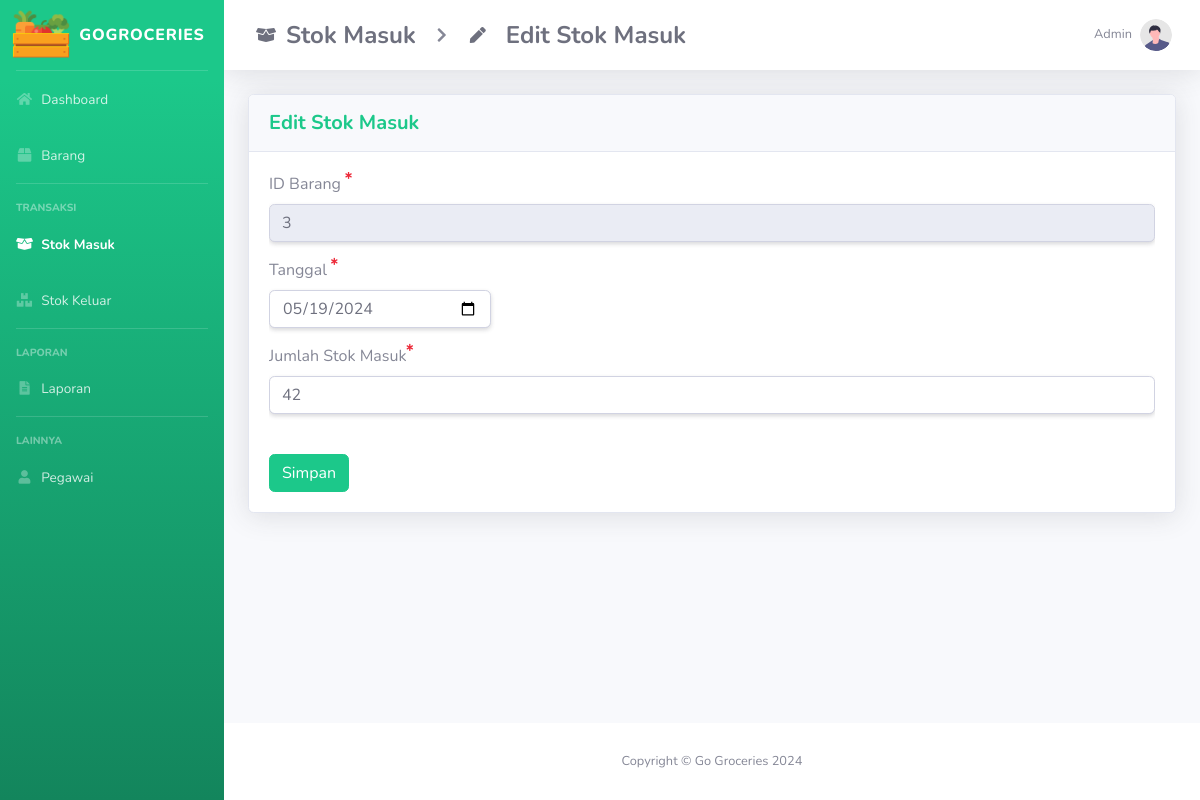
Before: /edit-stokmasuk.php?update=3 with the older database file.
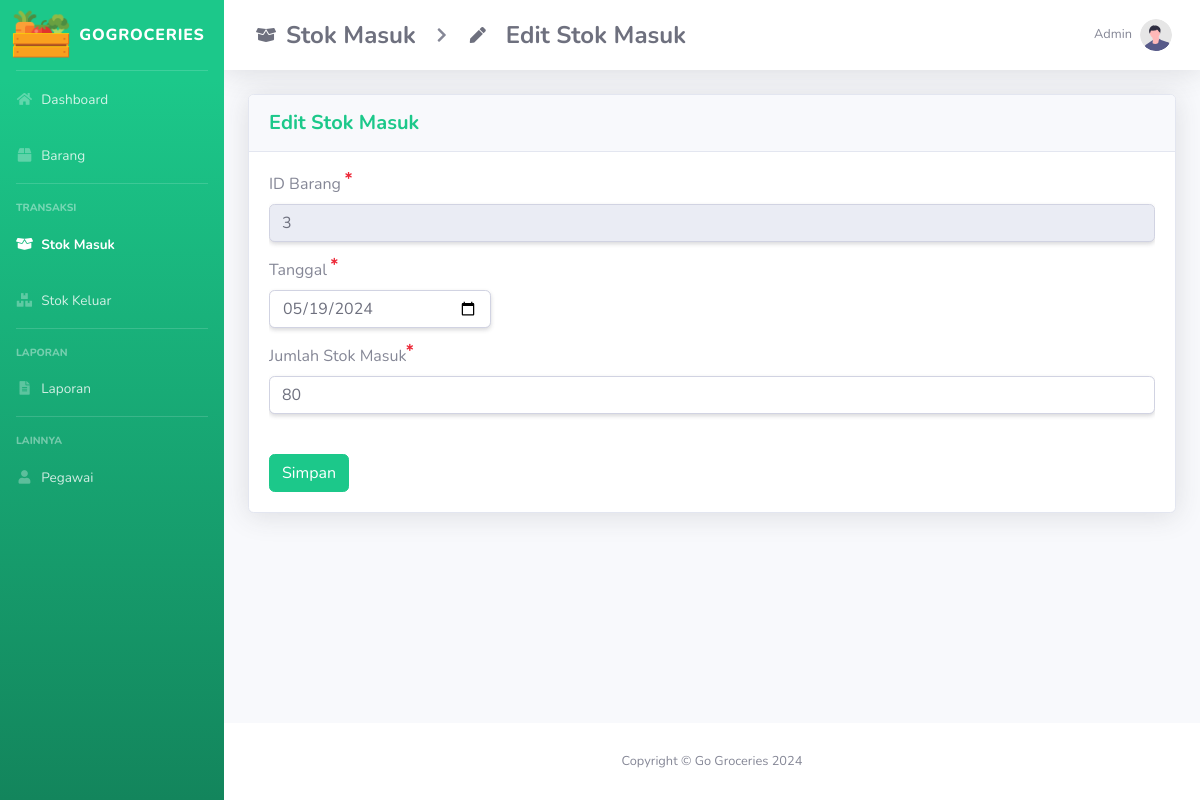
After: the same page with the newer database file.
### tables this page shows
CREATE TABLE `barang_masuk` (
  `id_masuk` int(11) NOT NULL,
  `id_barang` varchar(10) DEFAULT NULL,
  `jumlah_barang` int(11) DEFAULT NULL,
  `tanggal` date DEFAULT NULL
);

### edit-stokmasuk.php (the view, shortened to what the changed rows need)
<?php
    include "conn/conn.php";
    $query_select = mysqli_query($mysqli, "SELECT * FROM barang_masuk WHERE id_masuk = '$_GET[update]'");
    $result = mysqli_fetch_assoc($query_select);
?>
<!DOCTYPE html>
<html lang="en">
<head>
    <link href="Assets/vendor/fontawesome-free/css/all.min.css" rel="stylesheet" type="text/css" />
    <link href="Assets/css/sb-admin-2.min.css" rel="stylesheet" />
    <link href="assets/vendor/datatables/dataTables.bootstrap4.min.css" rel="stylesheet" />
</head>
<body id="page-top">
    <div id="wrapper">
      <div id="content-wrapper" class="d-flex flex-column">
        <div id="content">
          <nav
            class="navbar navbar-expand navbar-light bg-white topbar mb-4 static-top shadow"
          >
            <a class="nav-link d-flex align-items-center" href="stokmasuk.php" >
                <h1 class="h4 mb-0 text-gray-700 font-weight-bold" style="margin-left: 10px">Stok Masuk</h1>
            </a>
            <a class="nav-link d-flex align-items-center" href="edit-stokmasuk.php" >
                <h1 class="h4 mb-0 text-gray-700 font-weight-bold" style="margin-left: 10px">Edit Stok Masuk</h1>
            </a>
          </nav>
          <div class="container-fluid">
            <div class="card shadow mb-4">
              <div class="card-body">
                <div class="table-responsive">
                  <form action="" method="POST">
                  <div class="form-group">
                        <label for="id_masuk">ID Barang <i class="fas fa-star-of-life" style="font-size: 7px; vertical-align: top; color: #ED2939"></i></label>
                        <input type="text" class="form-control shadow-sm" id="id_masuk" name="id_masuk" value="<?= $result['id_masuk']; ?>" readonly>
                    </div>
                    <div class="form-group">
                        <label for="tanggal_masuk">Tanggal <i class="fas fa-star-of-life" style="font-size: 7px; vertical-align: top; color: #ED2939"></i></label>
                        <input type="date" class="form-control w-25 shadow-sm" id="tanggal_masuk" name="tanggal_masuk" value="<?= $result['tanggal']; ?>" required>
                    </div>
                    <div class="form-group">
                        <label for="jumlah_barang">Jumlah Stok Masuk<i class="fas fa-star-of-life" style="font-size: 7px; vertical-align: top; color: #ED2939"></i></label>
                        <input type="text" class="form-control shadow-sm" id="jumlah_barang" name="jumlah_barang" value="<?= $result['jumlah_barang']; ?>" required>
                    </div>
                  </form>
                </div>
              </div>
            </div>
          </div>
        </div>
      </div>
    </div>
</body>
</html>

Changed rows visible on the page:
changed barang_masuk id 3: jumlah_barang "42" → "80"
